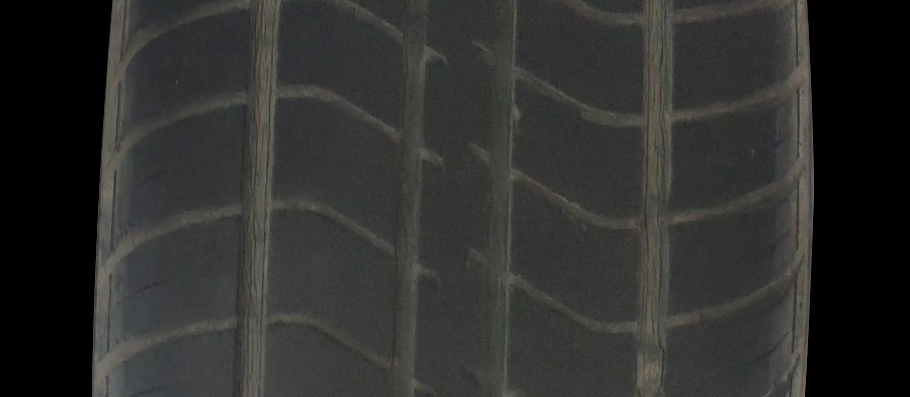
#> input picture Tire_tread_defect_detection/TireTest_20200708/code3/image/5/frame1011.jpg, 910 x 397 px, found by its file name
$ python test.py
#> lines starting #> are read from the running program, lines starting #| are printed output that depends on the picture; after the words box and inside, x2 and y2 are one past the last pixel; in counts of white or black regions, pixels touching at a corner belong together
# -*- coding: utf-8 -*-
"""
Created on Fri Sep 27 22:29:53 2019

@author: erio
"""

import numpy as np
import imutils
from cv2 import cv2
import time

class Stitcher:
    def __init__(self):
        # determine if we are using OpenCV v3.X
        self.isv3 = imutils.is_cv3()

    def stitch(self, images, ratio=0.75, reprojThresh=4.0,
        showMatches=False):
        # unpack the images, then detect keypoints and extract
        # local invariant descriptors from them

        (imageB, imageA) = images
        start = time.time()
        (kpsA, featuresA) = self.detectAndDescribe(imageA)
        end = time.time()
        print('%.5f s' %(end-start))

        (kpsB, featuresB) = self.detectAndDescribe(imageB)

        # match features between the two images
        start = time.time()
        M = self.matchKeypoints(kpsA, kpsB,
            featuresA, featuresB, ratio, reprojThresh)
        end = time.time()
        print('%.5f s' %(end-start))


        # if the match is None, then there aren't enough matched
        # keypoints to create a panorama
        if M is None:
            return None

        # otherwise, apply a perspective warp to stitch the images
        # together
        (matches, H, status) = M
        start = time.time()
        result = cv2.warpPerspective(imageA, H,
            (imageA.shape[1] + imageB.shape[1], imageA.shape[0]))
        result[0:imageB.shape[0], 0:imageB.shape[1]] = imageB
        end = time.time()
        print('%.5f s' %(end-start))


        # check to see if the keypoint matches should be visualized
        if showMatches:
            start = time.time()
            vis = self.drawMatches(imageA, imageB, kpsA, kpsB, matches,
                status)
            end = time.time()
            print('%.5f s' %(end-start))
            # return a tuple of the stitched image and the
            # visualization
            return (result, vis)

        # return the stitched image
        return result

    #接收照片，检测关键点和提取局部不变特征
    #用到了高斯差分（Difference of Gaussian (DoG)）关键点检测，和SIFT特征提取
    #detectAndCompute方法用来处理提取关键点和特征
    #返回一系列的关键点
    def detectAndDescribe(self, image):
        # convert the image to grayscale
        gray = cv2.cvtColor(image, cv2.COLOR_BGR2GRAY)

        # check to see if we are using OpenCV 3.X
        if self.isv3:
            # detect and extract features from the image
            descriptor = cv2.xfeatures2d.SIFT_create()
            (kps, features) = descriptor.detectAndCompute(image, None)

        # otherwise, we are using OpenCV 2.4.X
        else:
            # detect keypoints in the image
            detector = cv2.FeatureDetector_create("SIFT")
            kps = detector.detect(gray)

            # extract features from the image
            extractor = cv2.DescriptorExtractor_create("SIFT")
            (kps, features) = extractor.compute(gray, kps)

        # convert the keypoints from KeyPoint objects to NumPy
        # arrays
        kps = np.float32([kp.pt for kp in kps])

        # return a tuple of keypoints and features
        return (kps, features)
    #matchKeypoints方法需要四个参数，第一张图片的关键点和特征向量，第二张图片的关键点特征向量。
    #David Lowe’s ratio测试变量和RANSAC重投影门限也应该被提供。
    def matchKeypoints(self, kpsA, kpsB, featuresA, featuresB,
        ratio, reprojThresh):
        # compute the raw matches and initialize the list of actual
        # matches
        matcher = cv2.DescriptorMatcher_create("BruteForce")
        rawMatches = matcher.knnMatch(featuresA, featuresB, 2)
        matches = []

        # loop over the raw matches
        for m in rawMatches:
            # ensure the distance is within a certain ratio of each
            # other (i.e. Lowe's ratio test)
            if len(m) == 2 and m[0].distance < m[1].distance * ratio:
                matches.append((m[0].trainIdx, m[0].queryIdx))

        # computing a homography requires at least 4 matches
        if len(matches) > 4:
            # construct the two sets of points
            ptsA = np.float32([kpsA[i] for (_, i) in matches])
            ptsB = np.float32([kpsB[i] for (i, _) in matches])

            # compute the homography between the two sets of points
            (H, status) = cv2.findHomography(ptsA, ptsB, cv2.RANSAC,
                reprojThresh)

            # return the matches along with the homograpy matrix
            # and status of each matched point
            return (matches, H, status)

        # otherwise, no homograpy could be computed
        return None
    #连线画出两幅图的匹配
    def drawMatches(self, imageA, imageB, kpsA, kpsB, matches, status):
        # initialize the output visualization image
        (hA, wA) = imageA.shape[:2]
        (hB, wB) = imageB.shape[:2]
        vis = np.zeros((max(hA, hB), wA + wB, 3), dtype="uint8")
        vis[0:hA, 0:wA] = imageA
        vis[0:hB, wA:] = imageB

        # loop over the matches
        for ((trainIdx, queryIdx), s) in zip(matches, status):
            # only process the match if the keypoint was successfully
            # matched
            if s == 1:
                # draw the match
                ptA = (int(kpsA[queryIdx][0]), int(kpsA[queryIdx][1]))
                ptB = (int(kpsB[trainIdx][0]) + wA, int(kpsB[trainIdx][1]))
                cv2.line(vis, ptA, ptB, (0, 255, 0), 1)

        # return the visualization
        return vis


if __name__ == '__main__':
# load the two images and resize them to have a width of 400 pixels
# (for faster processing)
    imageA = cv2.imread('D:/Tire_Test/code3/image/5/frame1011.jpg')
#> imageA is the input picture: shape (397, 910, 3); mean B, G, R 46.1, 47.8, 47.5
    imageB = cv2.imread('D:/Tire_Test/code3/image/5/frame1111.jpg')
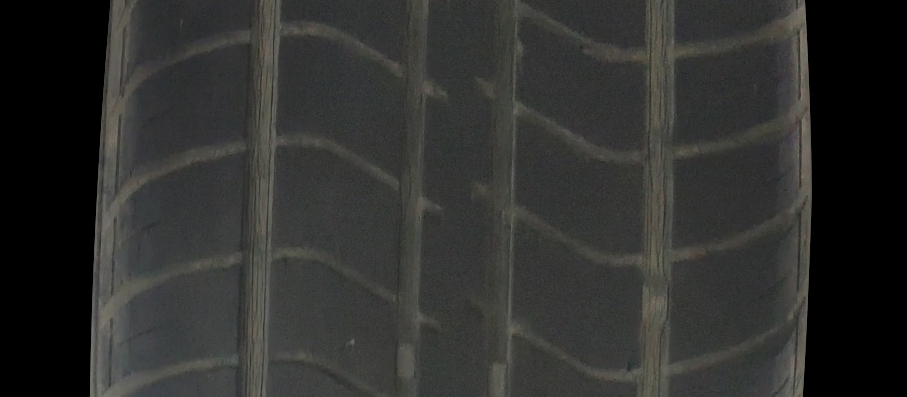
#> input picture Tire_tread_defect_detection/TireTest_20200708/code3/image/5/frame1111.jpg, 907 x 397 px, found by its file name
#> imageB is the input picture: shape (397, 907, 3); mean B, G, R 46.4, 48.3, 47.8
#imageA = imutils.resize(imageA, width=400)
#imageB = imutils.resize(imageB, width=400)
# stitch the images together to create a panorama
# showMatches=True 展示两幅图像特征的匹配,返回vis
    start = time.time()
    stitcher = Stitcher()
    (result, vis) = stitcher.stitch([imageA, imageB], showMatches=True)
#> in detectAndDescribe, `kps = detector.detect(gray)`: kps = 68 keypoints; strongest (x, y, size): (798, 17, 13.9), (797, 18, 15.4), (107, 315, 27), (793, 367, 21.1)
#> in detectAndDescribe, `kps = np.float32([kp.pt for kp in kps])`: kps = 68 pairs, first value 97.21 to 806.4, second value 3.96 to 380.1
#> in stitch, `(kpsA, featuresA) = self.detectAndDescribe(imageA)`: kpsA has the same summary as kps in detectAndDescribe
#> in detectAndDescribe (call 2), `kps = detector.detect(gray)`: kps = 64 keypoints; strongest (x, y, size): (801, 74, 16.7), (104, 368, 21.1), (109, 56, 2.2), (115, 185, 1.9)
#> in stitch, `(kpsB, featuresB) = self.detectAndDescribe(imageB)`: kpsB = 64 pairs, first value 104.4 to 806.5, second value 6.45 to 394.1
#> in matchKeypoints, `rawMatches = matcher.knnMatch(featuresA, featuresB, 2)`: rawMatches = 68 matches
#> the loop in matchKeypoints, `for m in rawMatches: # ensure the distance is within a certain ratio o..` made 68 passes
#> after the loop in matchKeypoints, `for m in rawMatches:`: matches = [(58, 6), (9, 14), (10, 15), (12, 17), (13, 18), (25, 34), (0, 52), (2, 65), (58, 67)]
#> in matchKeypoints, `ptsA = np.float32([kpsA[i] for (_, i) in matches])`: ptsA = [[107.4, 315.2], [267.8, 86.85], [267.8, 86.85], [269.3, 239.8], [270.9, 199.5], [518.9, 47.68], [797.9, 17.18], [803.4, 366.6], [806.4, 175.9]]
#> in matchKeypoints, `ptsB = np.float32([kpsB[i] for (i, _) in matches])`: ptsB = [[800.7, 74.28], [263.7, 148.2], [263.7, 148.2], [264.5, 302.1], [265.8, 267.7], [515.7, 112.9], [104.4, 368], [109.2, 56.3], [800.7, 74.28]]
#> in matchKeypoints, `(H, status) = cv2.findHomography(ptsA, ptsB, cv2.RANSAC, reprojThresh)`: H = [[3.52, -2.2, -413.5], [0.198, -1.2, 240.5], [0.00371, -0.00826, 1]]; status = [0, 1, 1, 1, 0, 1, 0, 0, 1]
#> in stitch, `M = self.matchKeypoints(kpsA, kpsB, featuresA, featuresB, ratio, repro..`: M = ([(58, 6), (9, 14), (10, 15), (12, 17), (13, 18), (25, 34), (0, 52), (2, 65), (58, 67)], [[3.52, -2.2, -413.5], [0.198, -1.2, 240.5], [0.00371, -0.00826, 1]], [0, 1, 1, 1, 0, 1, 0, 0, 1])
#> in stitch, `(matches, H, status) = M`: status = [0, 1, 1, 1, 0, 1, 0, 0, 1]
#> in stitch, `result = cv2.warpPerspective(imageA, H, (imageA.shape[1] + imageB.shap..`:
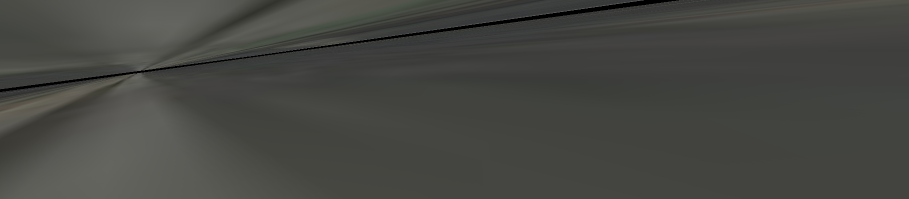
#> result: shape (397, 1817, 3) (shown at 1/2 size); mean B, G, R 66.3, 70.6, 69.8
#> in stitch, `result[0:imageB.shape[0], 0:imageB.shape[1]] = imageB`:
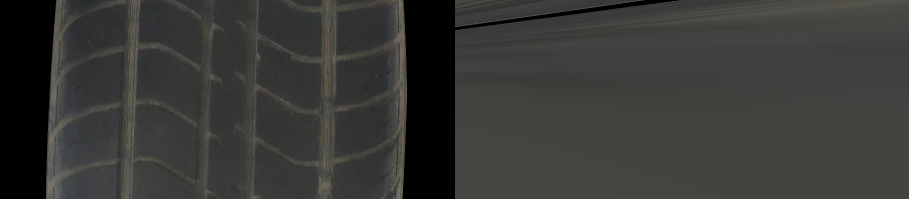
#> result: shape (397, 1817, 3) (shown at 1/2 size); mean B, G, R 54, 56.7, 56.1
#> in drawMatches, `vis[0:hA, 0:wA] = imageA`:
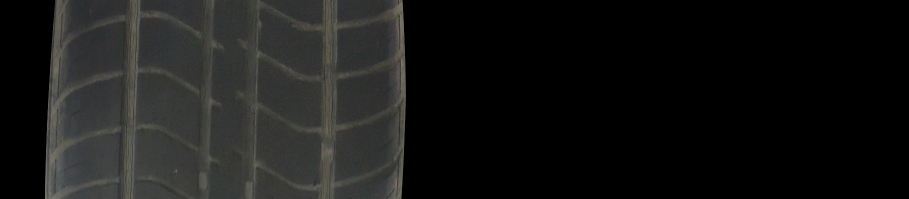
#> vis: shape (397, 1817, 3) (shown at 1/2 size); mean B, G, R 23.1, 24.1, 23.9
#> in drawMatches, `vis[0:hB, wA:] = imageB`:
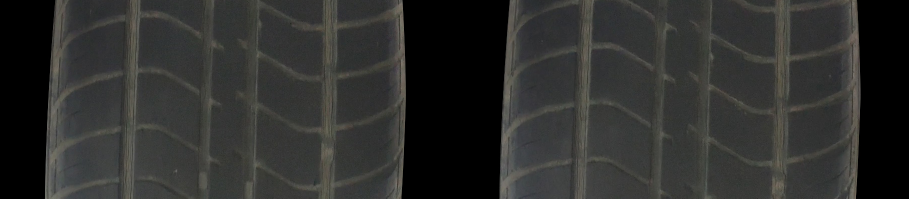
#> vis: shape (397, 1817, 3) (shown at 1/2 size); mean B, G, R 46.2, 48.1, 47.6
#> the loop in drawMatches, `for ((trainIdx, queryIdx), s) in zip(matches, status):` made 9 passes
#> (trainIdx, queryIdx, s, ptA, ptB) on passes 2, 3, 4, 6, 9: (9, 14, [1], (267, 86), (1170, 148)), (10, 15, [1], (267, 86), (1170, 148)), (12, 17, [1], (269, 239), (1171, 302)), (25, 34, [1], (518, 47), (1422, 112)), (58, 67, [1], (806, 175), (1707, 74))
#> (trainIdx, queryIdx, s) on passes 1, 5, 7, 8: (58, 6, [0]), (13, 18, [0]), (0, 52, [0]), (2, 65, [0])
#> after the loop in drawMatches, `for ((trainIdx, queryIdx), s) in zip(matches, status):`:
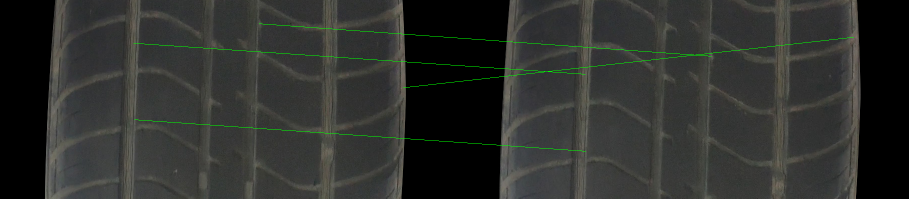
#> vis: shape (397, 1817, 3) (shown at 1/2 size); 0.5% of pixels changed, all inside (x1, y1, x2, y2) = (267, 47, 1708, 303)
# show the images
    end = time.time()
    print('%.5f s' %(end-start))
    cv2.imwrite('D:/Tire_Test/code3/image/5/vis11.jpg', vis)
    cv2.imwrite('D:/Tire_Test/code3/image/5/result11.jpg', result)
